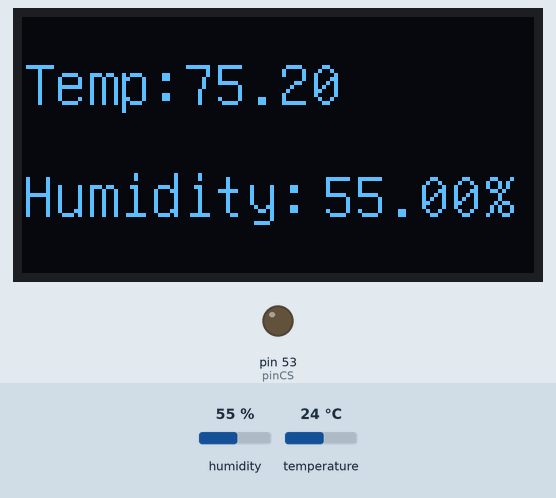
Simulated run of this sketch. Board: Arduino Mega 2560, built with avr-gcc and run on an emulated ATmega2560. Parts: 128×64 one-colour display, output pins drawn as LEDs (lit = HIGH). The test bench sets the inputs (shaded band); at power-on: humidity 55 %, temperature 24 °C. Storage starts empty; what the sketch prints to the serial monitor is not drawn.

Above: at 4.1 s.
4.2 s: humidity set to 22 %
At 7.6 s:
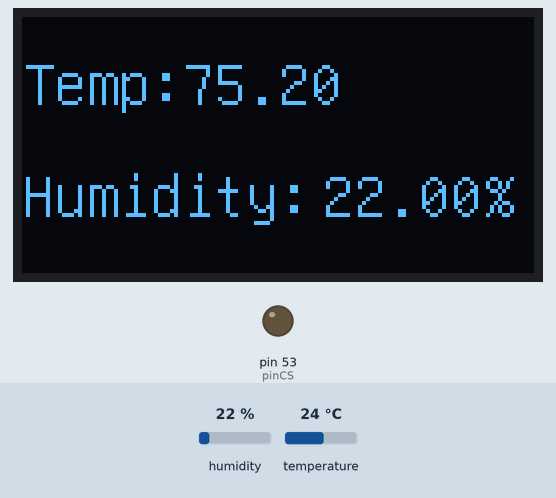
8.5 s: temperature set to 12 °C
At 11.3 s:
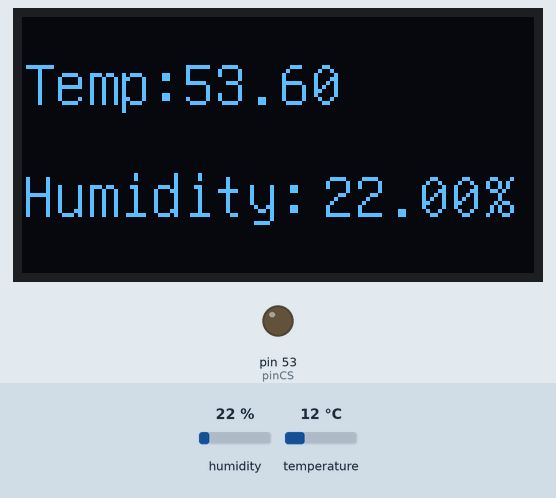
12.7 s: humidity set to 40 %
At 13.9 s:
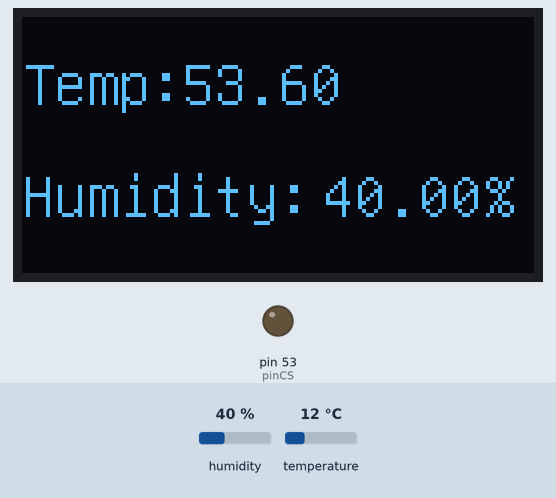
16.9 s: temperature set to 19 °C
At 21.7 s:
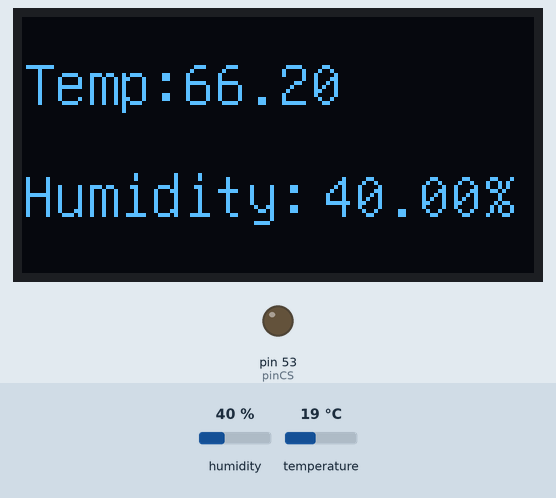
Timing chart, 0 to 22.8 s (numbered marks = the images above; inputs shaded):
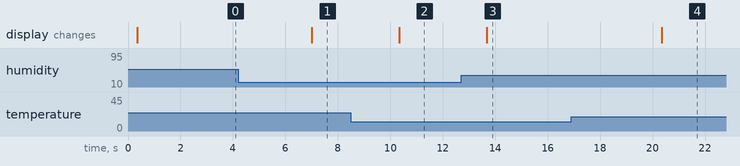

The sketch:

HumidityTempSensorSampleOnDisplaySDCard.ino
```cpp
#include <dht.h>
#include "U8glib.h"
#include <SD.h>
#include <SPI.h>
// Got SD code from here https://howtomechatronics.com/tutorials/arduino/arduino-sd-card-data-logging-excel-tutorial
File myFile;

int pinCS = 53;

float tem = 0;
float hum = 0;

U8GLIB_SH1106_128X64 u8g(13, 11, 10, 9);  //(clock, Mosi,cs, ao or DC on mine)
dht DHT;

#define DHT11_PIN 4
void draw() {

  // graphic commands to redraw the complete screen should be placed here
  u8g.setFont(u8g_font_unifont);

  u8g.setPrintPos(0,22);
  u8g.print("Temp: ");
  u8g.setPrintPos(40,22);
  u8g.print(tem);
  u8g.setPrintPos(0,50);
  u8g.print("Humidity: ");
  u8g.setPrintPos(75,50);
  u8g.print(hum);
  u8g.setPrintPos(115,50);
  u8g.print("%");
}
void setup(){
  Serial.begin(9600);
  pinMode(pinCS,OUTPUT);

// SD Card Use
  if (SD.begin())
  {
    Serial.println("SD card is ready to use.");
  } else
  {
    Serial.println("SD card initialization failed");
    return;
  }
//  DHT.begin();    //Starts the DHT sensor

  //Setup for the Display
 if ( u8g.getMode() == U8G_MODE_R3G3B2 ) {
    u8g.setColorIndex(255);     // white
  }
  else if ( u8g.getMode() == U8G_MODE_GRAY2BIT ) {
    u8g.setColorIndex(3);         // max intensity
  }
  else if ( u8g.getMode() == U8G_MODE_BW ) {
    u8g.setColorIndex(1);         // pixel on
  }
  else if ( u8g.getMode() == U8G_MODE_HICOLOR ) {
    u8g.setHiColorByRGB(255,255,255);
  }
}

void loop()
{
  float chk = DHT.read11(DHT11_PIN);
  tem = DHT.temperature*9/5 + 32;//Set as C, I converted it to F
  hum = DHT.humidity;
  /*Serial.print("Temperature = ");
  Serial.println(tem);
  Serial.print("Humidity = ");
  Serial.println(hum);*/
  Serial.print(tem);
  Serial.print(",");
  Serial.println(hum);
  //Serial.print(",");

  myFile = SD.open("test.txt", FILE_WRITE);
  if(myFile){
    myFile.print(tem);
    myFile.print(",");
    myFile.println(hum);
    //myFile.print(",");
    myFile.close();
  }

  else{
    Serial.println("error opening test.txt");
  }


  // picture loop
  u8g.firstPage();
  do {
    draw();
      } while( u8g.nextPage() );

   // rebuild the picture after some delay
  delay(3000);
}
```

Measured:
- after the input at 4.2 s, the display: changes after 2.8 s (image 1)
- after the input at 8.5 s, the display: changes after 1.8 s (image 2)
- after the input at 12.7 s, the display: changes after 0.97 s (image 3)
- after the input at 16.9 s, the display: changes after 3.4 s (image 4)
